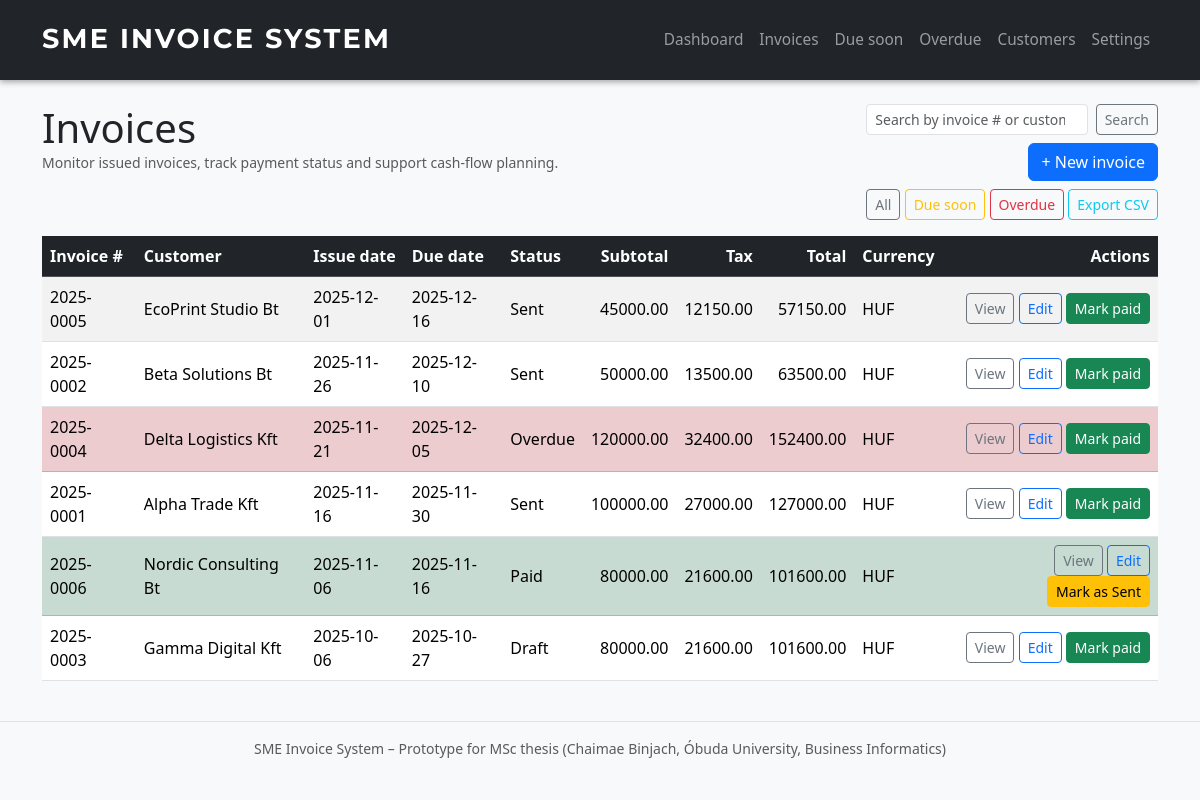
The app's page /invoices, older data.
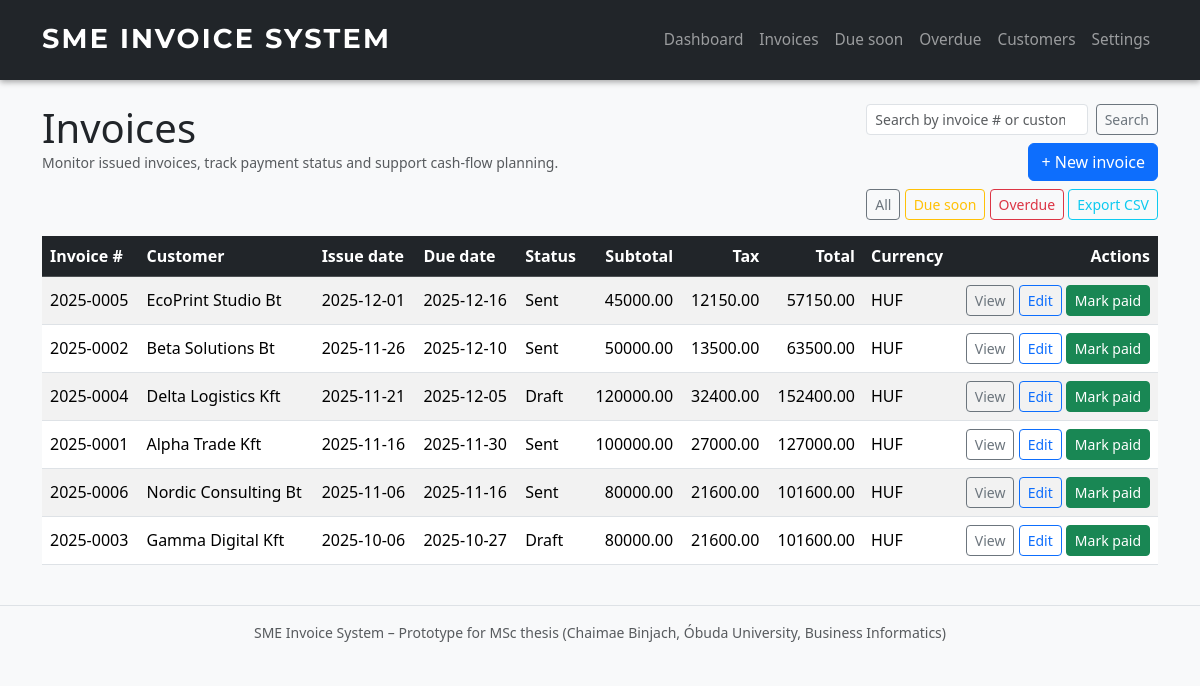
The same page, newer data.
### app.py (models this page shows, shortened)
class Invoice(db.Model):
    __tablename__ = "invoices"
    id = db.Column(db.Integer, primary_key=True)
    invoice_number = db.Column(db.String(50), unique=True, nullable=False)
    customer_id = db.Column(db.Integer, db.ForeignKey("customers.id"), nullable=False)
    customer = db.relationship("Customer", backref="invoices")
    issue_date = db.Column(db.Date, default=date.today)
    due_date = db.Column(db.Date, nullable=False)
    status = db.Column(db.String(20), default="Draft")  # Draft / Sent / Paid
    subtotal = db.Column(db.Float, nullable=False)
    tax_amount = db.Column(db.Float, nullable=False)
    total_amount = db.Column(db.Float, nullable=False)
    currency = db.Column(db.String(10), default="HUF")
    notes = db.Column(db.Text)
    items = db.relationship("InvoiceItem", backref="invoice", lazy=True)

class Customer(db.Model):
    __tablename__ = "customers"
    id = db.Column(db.Integer, primary_key=True)
    name = db.Column(db.String(120), nullable=False)
    tax_number = db.Column(db.String(50))
    address = db.Column(db.String(255))
    email = db.Column(db.String(120))
    phone = db.Column(db.String(50))
    payment_terms_days = db.Column(db.Integer, default=30)
    is_active = db.Column(db.Boolean, default=True)

### app.py (the view, shortened to what this page needs)
@app.route("/invoices")
def list_invoices():
    search_term = request.args.get("q", "").strip()
    query = Invoice.query.join(Customer).order_by(Invoice.issue_date.desc())
    invoices = query.all()
    return render_template(
        "invoices_list.html",
        invoices=invoices,
        view_title="Invoices",
        search_term=search_term,
    )

### templates/invoices_list.html (shortened to what this page needs)
{% extends "base.html" %}
{% block content %}
    <div class="d-flex justify-content-between align-items-start mb-3">
        <div>
            <h1 class="mb-0">
                {% if view_title %}
                    {{ view_title }}
                {% else %}
                    Invoices
                {% endif %}
            </h1>
            <div class="small text-muted">
                Monitor issued invoices, track payment status and support cash-flow planning.
            </div>
        </div>
        <div class="text-end">
            <form class="d-flex mb-2" method="get">
                <input
                    class="form-control form-control-sm me-2"
                    type="search"
                    name="q"
                    placeholder="Search by invoice # or customer"
                    value="{{ search_term or '' }}"
                >
                <button class="btn btn-sm btn-outline-secondary" type="submit">
                    Search
                </button>
            </form>
            <a href="/invoices/new" class="btn btn-primary mb-2">+ New invoice</a><br>
            <a href="/invoices" class="btn btn-outline-secondary btn-sm">All</a>
            <a href="/invoices/due-soon" class="btn btn-outline-warning btn-sm">Due soon</a>
            <a href="/invoices/overdue" class="btn btn-outline-danger btn-sm">Overdue</a>
            <a href="/export/invoices" class="btn btn-outline-info btn-sm">Export CSV</a>
        </div>
    </div>
    {% if invoices %}
        <div class="table-responsive">
            <table class="table table-striped table-hover align-middle">
                <thead class="table-dark">
                    <tr>
                        <th>Invoice #</th>
                        <th>Customer</th>
                        <th>Issue date</th>
                        <th>Due date</th>
                        <th>Status</th>
                        <th class="text-end">Subtotal</th>
                        <th class="text-end">Tax</th>
                        <th class="text-end">Total</th>
                        <th>Currency</th>
                        <th class="text-end">Actions</th>
                    </tr>
                </thead>
                <tbody>
                    {% for inv in invoices %}
                        <tr class="
                            {% if inv.status == 'Paid' %}
                                table-success
                            {% elif inv.status == 'Overdue' %}
                                table-danger
                            {% endif %}
                        ">
                            <td>{{ inv.invoice_number }}</td>
                            <td>{{ inv.customer.name }}</td>
                            <td>{{ inv.issue_date }}</td>
                            <td>{{ inv.due_date }}</td>
                            <td>{{ inv.status }}</td>
                            <td class="text-end">{{ "%.2f"|format(inv.subtotal) }}</td>
                            <td class="text-end">{{ "%.2f"|format(inv.tax_amount) }}</td>
                            <td class="text-end">{{ "%.2f"|format(inv.total_amount) }}</td>
                            <td>{{ inv.currency }}</td>
                            <td class="text-end">
                                <a href="/invoices/{{ inv.id }}" class="btn btn-sm btn-outline-secondary">
                                    View
                                </a>
                                <a href="/invoices/{{ inv.id }}/edit" class="btn btn-sm btn-outline-primary">
                                    Edit
                                </a>
                                {% if inv.status == 'Paid' %}
                                    <form
                                        action="/invoices/{{ inv.id }}/mark-sent"
                                        method="post"
                                        style="display:inline;"
                                    >
                                        <button type="submit" class="btn btn-sm btn-warning">
                                            Mark as Sent
                                        </button>
                                    </form>
                                {% else %}
                                    <form
                                        action="/invoices/{{ inv.id }}/mark-paid"
                                        method="post"
                                        style="display:inline;"
                                    >
                                        <button type="submit" class="btn btn-sm btn-success">
                                            Mark paid
                                        </button>
                                    </form>
                                {% endif %}
                            </td>
                        </tr>
                    {% endfor %}
                </tbody>
            </table>
        </div>
    {% else %}
        <div class="alert alert-info">
            No invoices found yet.
        </div>
    {% endif %}
{% endblock %}

### templates/base.html (shortened to what this page needs)
<!DOCTYPE html>
<html lang="en">
<head>
    <link
        href="https://cdn.jsdelivr.net/npm/bootstrap@5.3.3/dist/css/bootstrap.min.css"
        rel="stylesheet"
    >
    <link rel="stylesheet" href="{{ url_for('static', filename='style.css') }}">
</head>
<body class="bg-light">
    <nav class="navbar navbar-expand-lg navbar-dark bg-dark mb-4">
        <div class="container">
            <a class="navbar-brand fw-bold" href="/">
                SME Invoice System
            </a>
            <div class="collapse navbar-collapse" id="mainNav">
                <div class="navbar-nav ms-auto">
                    <a class="nav-link" href="/dashboard">Dashboard</a>
                    <a class="nav-link" href="/invoices">Invoices</a>
                    <a class="nav-link" href="/invoices/due-soon">Due soon</a>
                    <a class="nav-link" href="/invoices/overdue">Overdue</a>
                    <a class="nav-link" href="/customers">Customers</a>
                    <a class="nav-link" href="/settings">Settings</a>
                </div>
            </div>
        </div>
    </nav>
    <div class="container mb-4">
        {% block content %}{% endblock %}
    </div>
    <footer class="mt-4 py-3 border-top text-center text-muted small">
        SME Invoice System – Prototype for MSc thesis (Chaimae Binjach, Óbuda University, Business Informatics)
    </footer>
</body>
</html>

### static/style.css (style rules this page uses)
body { font-family: system-ui, -apple-system, BlinkMacSystemFont, "Segoe UI", sans-serif; }
body.bg-light { background-color: #f5f6fa; }
.navbar.navbar-dark { background-color: #111827; box-shadow: 0 2px 6px rgba(0, 0, 0, 0.35); }
.navbar { padding-top: 0.9rem; padding-bottom: 0.9rem; }
.navbar-brand { font-family: "Montserrat", system-ui, -apple-system, BlinkMacSystemFont, "Segoe UI", sans-serif; font-size: 1.7rem; font-weight: 700; letter-spacing: 0.08em; text-transform: uppercase; }
.navbar-nav .nav-link { padding-left: 1rem; padding-right: 1rem; font-size: 0.96rem; }
footer { background-color: #f8f9fa; }

Row changes from the older to the newer data that the page shows:
changed Invoice "Delta Logistics Kft": status "Overdue" → "Draft"
changed Invoice "Nordic Consulting Bt": status "Paid" → "Sent"; status "Mark as Sent" → "Mark paid"
